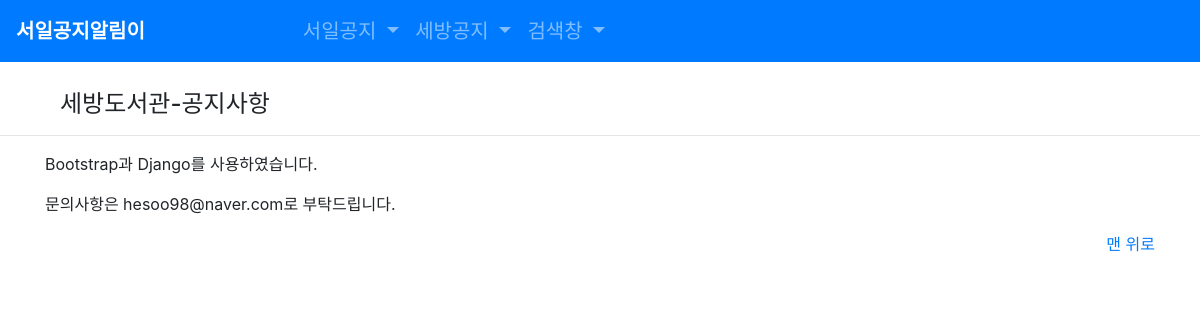
/libNotice/notice, run on an earlier commit of the app's database.
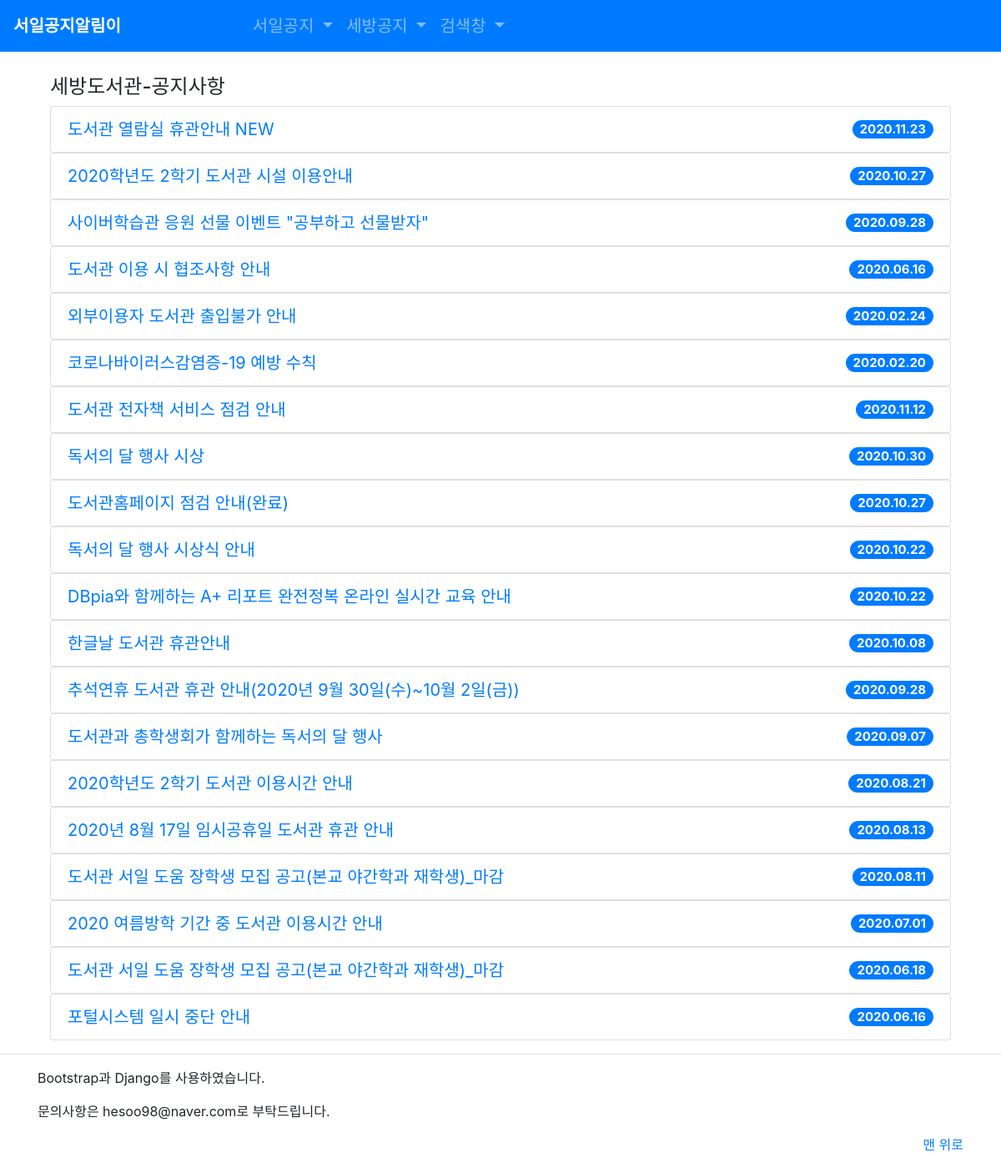
And on a later commit of the database.
### seoilLibraryNotice/models.py (models this page shows, shortened)
class LibNotice(models.Model):
    title = models.CharField(max_length=200)
    date = models.CharField(max_length=20)
    url = models.URLField()

### seoilLibraryNotice/views.py (the view)
# urls.py: path('notice', LibNoticeListView.as_view(), name='notice'),
class LibNoticeListView(ListView):
    model = LibNotice
    context_object_name = 'lib_notices'

### seoilLibraryNotice/templates/seoilLibraryNotice/libnotice_list.html (shortened to what this page needs)
{% extends 'base.html' %}
{% load static %}
{% block content %}
<div class="container">
  <h4>세방도서관-공지사항</h4>
  {% for notice in lib_notices %}
    <div>
      <ul class="list-group">
        <li class="list-group-item d-flex justify-content-between align-items-center">
          <a href='{{ notice.url }}' target="_blank">{{ notice.title }}</a>
          <span class="badge badge-primary badge-pill">{{ notice.date }}</span>
        </li>
      </ul>
    </div>
    {% endfor %}
</div>
{% endblock content%}

What changed in the data, as far as the page shows it:
added LibNotice: title "도서관 열람실 휴관안내 NEW", date "2020.11.23"
added LibNotice: title "2020학년도 2학기 도서관 시설 이용안내", date "2020.10.27"
added LibNotice: title "사이버학습관 응원 선물 이벤트 \"공부하고 선물받자\"", date "2020.09.28"
added LibNotice: title "도서관 이용 시 협조사항 안내", date "2020.06.16"
added LibNotice: title "외부이용자 도서관 출입불가 안내", date "2020.02.24"
added LibNotice: title "코로나바이러스감염증-19 예방 수칙", date "2020.02.20"
added LibNotice: title "도서관 전자책 서비스 점검 안내", date "2020.11.12"
added LibNotice: title "독서의 달 행사 시상", date "2020.10.30"
added LibNotice: title "도서관홈페이지 점검 안내(완료)", date "2020.10.27"
added LibNotice: title "독서의 달 행사 시상식 안내", date "2020.10.22"
added LibNotice: title "DBpia와 함께하는 A+ 리포트 완전정복 온라인 실시간 교육 안내", date "2020.10.22"
added LibNotice: title "한글날 도서관 휴관안내", date "2020.10.08"
added LibNotice: title "추석연휴 도서관 휴관 안내(2020년 9월 30일(수)~10월 2일(금))", date "2020.09.28"
added LibNotice: title "도서관과 총학생회가 함께하는 독서의 달 행사", date "2020.09.07"
added LibNotice: title "2020학년도 2학기 도서관 이용시간 안내", date "2020.08.21"
added LibNotice: title "2020년 8월 17일 임시공휴일 도서관 휴관 안내", date "2020.08.13"
added LibNotice: title "도서관 서일 도움 장학생 모집 공고(본교 야간학과 재학생)_마감", date "2020.08.11"
added LibNotice: title "2020 여름방학 기간 중 도서관 이용시간 안내", date "2020.07.01"
added LibNotice: title "도서관 서일 도움 장학생 모집 공고(본교 야간학과 재학생)_마감", date "2020.06.18"
added LibNotice: title "포털시스템 일시 중단 안내", date "2020.06.16"
